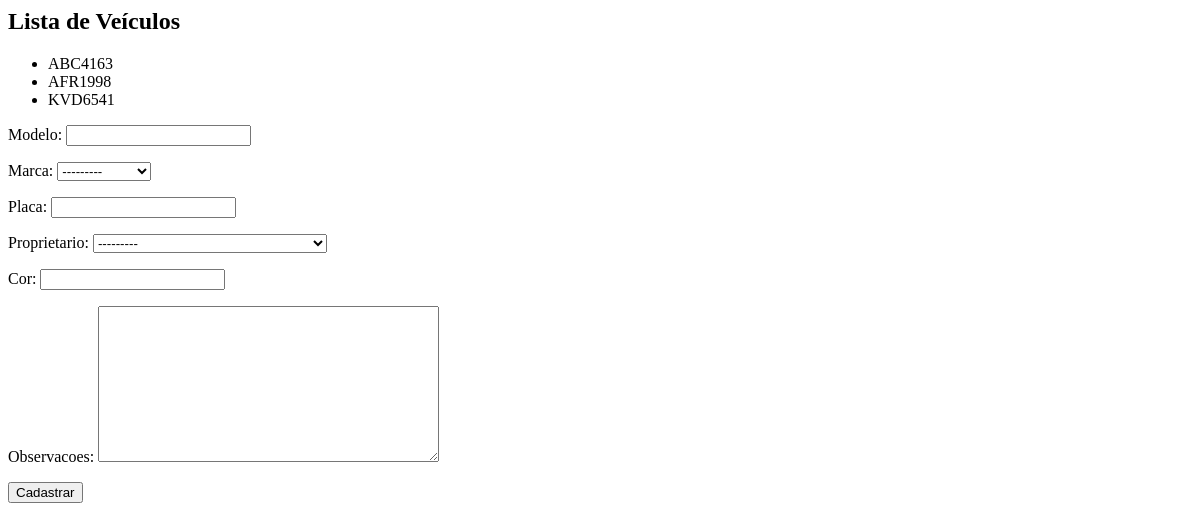
Before: /core/veiculos/ with the older database file.
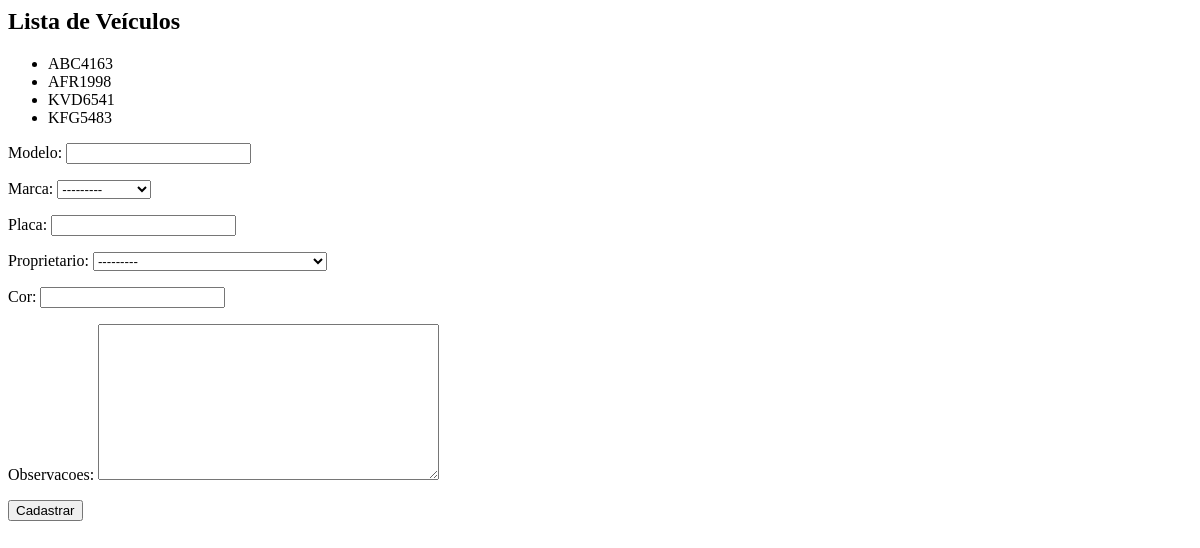
After: the same page with the newer database file.
### core/models.py (models this page shows, shortened)
class Veiculo(models.Model):
    modelo = models.CharField(max_length=20)
    marca = models.ForeignKey(Marca, on_delete=models.PROTECT)
    placa = models.CharField(max_length=7)
    proprietario = models.ForeignKey(Pessoa, on_delete=models.PROTECT)
    cor = models.CharField(max_length=15)
    observacoes = models.TextField()

### core/views.py (the view)
# urls.py: path('veiculos/', lista_veiculos, name='core_lista_veiculos'),
def lista_veiculos(request):
    veiculos = Veiculo.objects.all()
    form = VeiculoForm
    data = {'veiculos': veiculos, 'form': form}
    return render(request, 'core/lista_veiculos.html', data)

### core/models.py (called while the page is built)
    def __str__(self):
        return self.nome

    def __str__(self):
        return self.nome

### core/templates/core/lista_veiculos.html (shortened to what this page needs)
<h2>Lista de Veículos</h2>
<ul>
    {% for veiculo in veiculos %}
        <li>{{ veiculo.placa }}</li>
    {% endfor %}
</ul>
<form action="{% url 'core_veiculo_novo' %}" method="POST">
    {{ form.as_p }}
    <button type="submit">Cadastrar</button>
</form>

Changed rows visible on the page:
added Veiculo: placa "KFG5483"
